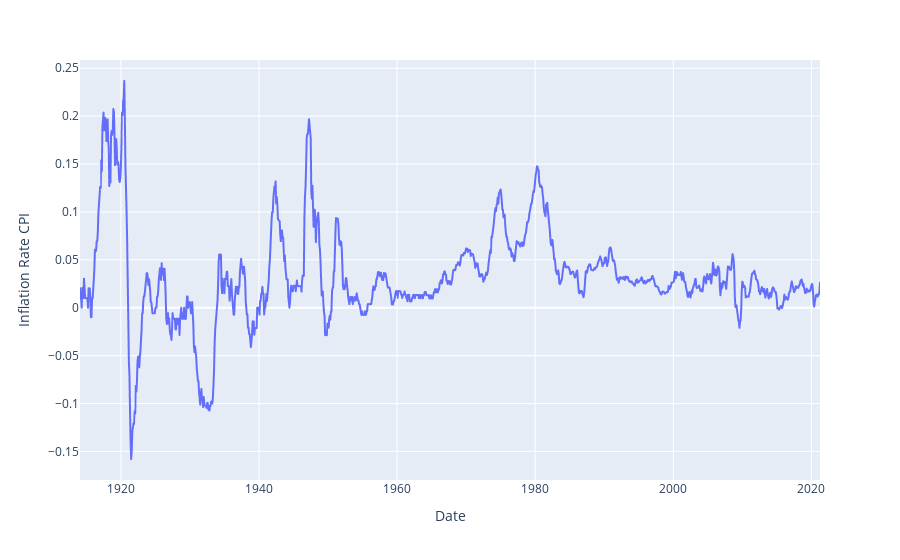

Here is the notebook cell this chart was saved with:
### Code cell
plot_IR_CPI = px.line(inflation_rate_CPI, y="Inflation Rate CPI")
plot_IR_CPI

### Figure 1 — Plotly figure (JSON) as saved in the notebook; plotly's stock layout.template omitted (floating-point values rounded to 4 significant figures; data arrays with more than 128 entries replaced by an {"elided": "..."} marker saying what was removed)
{"data": [{"hovertemplate": "Date=%{x}<br>Inflation Rate CPI=%{y}<extra></extra>", "legendgroup": "", "line": {"color": "#636efa", "dash": "solid"}, "mode": "lines", "name": "", "showlegend": false, "type": "scattergl", "x": {"elided": "1287 str values"}, "xaxis": "x", "y": {"elided": "1287 float values"}, "yaxis": "y"}], "layout": {"autosize": true, "legend": {"tracegroupgap": 0}, "margin": {"t": 60}, "xaxis": {"anchor": "y", "autorange": true, "domain": [0, 1], "range": ["1914-01-31", "2021-03-31"], "title": {"text": "Date"}, "type": "date"}, "yaxis": {"anchor": "x", "autorange": true, "domain": [0, 1], "range": [-0.1798, 0.2586], "title": {"text": "Inflation Rate CPI"}, "type": "linear"}}}
